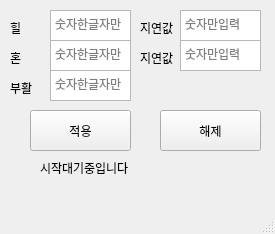
<?xml version="1.0" encoding="UTF-8"?>
<ui version="4.0">
 <class>MainWindow</class>
 <widget class="QMainWindow" name="MainWindow">
  <property name="geometry">
   <rect>
    <x>0</x>
    <y>0</y>
    <width>275</width>
    <height>234</height>
   </rect>
  </property>
  <property name="windowTitle">
   <string>MainWindow</string>
  </property>
  <widget class="QWidget" name="centralwidget">
   <widget class="QLabel" name="label">
    <property name="geometry">
     <rect>
      <x>10</x>
      <y>20</y>
      <width>31</width>
      <height>16</height>
     </rect>
    </property>
    <property name="text">
     <string>힐</string>
    </property>
   </widget>
   <widget class="QTextEdit" name="hEdit">
    <property name="geometry">
     <rect>
      <x>50</x>
      <y>10</y>
      <width>81</width>
      <height>31</height>
     </rect>
    </property>
    <property name="placeholderText">
     <string>숫자한글자만</string>
    </property>
   </widget>
   <widget class="QTextEdit" name="h2Edit">
    <property name="geometry">
     <rect>
      <x>50</x>
      <y>40</y>
      <width>81</width>
      <height>31</height>
     </rect>
    </property>
    <property name="placeholderText">
     <string>숫자한글자만</string>
    </property>
   </widget>
   <widget class="QLabel" name="label_2">
    <property name="geometry">
     <rect>
      <x>10</x>
      <y>50</y>
      <width>31</width>
      <height>16</height>
     </rect>
    </property>
    <property name="text">
     <string>혼</string>
    </property>
   </widget>
   <widget class="QLabel" name="label_3">
    <property name="geometry">
     <rect>
      <x>140</x>
      <y>20</y>
      <width>41</width>
      <height>16</height>
     </rect>
    </property>
    <property name="text">
     <string>지연값</string>
    </property>
   </widget>
   <widget class="QTextEdit" name="hEdit_d">
    <property name="geometry">
     <rect>
      <x>180</x>
      <y>10</y>
      <width>81</width>
      <height>31</height>
     </rect>
    </property>
    <property name="placeholderText">
     <string>숫자만입력</string>
    </property>
   </widget>
   <widget class="QLabel" name="label_4">
    <property name="geometry">
     <rect>
      <x>140</x>
      <y>50</y>
      <width>41</width>
      <height>16</height>
     </rect>
    </property>
    <property name="text">
     <string>지연값</string>
    </property>
   </widget>
   <widget class="QTextEdit" name="hEdit_d2">
    <property name="geometry">
     <rect>
      <x>180</x>
      <y>40</y>
      <width>81</width>
      <height>31</height>
     </rect>
    </property>
    <property name="placeholderText">
     <string>숫자만입력</string>
    </property>
   </widget>
   <widget class="QPushButton" name="startBtn">
    <property name="geometry">
     <rect>
      <x>30</x>
      <y>110</y>
      <width>101</width>
      <height>41</height>
     </rect>
    </property>
    <property name="text">
     <string>적용</string>
    </property>
   </widget>
   <widget class="QPushButton" name="endBtn">
    <property name="geometry">
     <rect>
      <x>160</x>
      <y>110</y>
      <width>101</width>
      <height>41</height>
     </rect>
    </property>
    <property name="text">
     <string>해제</string>
    </property>
   </widget>
   <widget class="QLabel" name="labelStat">
    <property name="geometry">
     <rect>
      <x>40</x>
      <y>160</y>
      <width>221</width>
      <height>16</height>
     </rect>
    </property>
    <property name="text">
     <string>시작대기중입니다</string>
    </property>
   </widget>
   <widget class="QTextEdit" name="h3Edit">
    <property name="geometry">
     <rect>
      <x>50</x>
      <y>70</y>
      <width>81</width>
      <height>31</height>
     </rect>
    </property>
    <property name="placeholderText">
     <string>숫자한글자만</string>
    </property>
   </widget>
   <widget class="QLabel" name="label_5">
    <property name="geometry">
     <rect>
      <x>10</x>
      <y>80</y>
      <width>31</width>
      <height>16</height>
     </rect>
    </property>
    <property name="text">
     <string>부활</string>
    </property>
   </widget>
  </widget>
  <widget class="QMenuBar" name="menubar">
   <property name="geometry">
    <rect>
     <x>0</x>
     <y>0</y>
     <width>275</width>
     <height>33</height>
    </rect>
   </property>
  </widget>
  <widget class="QStatusBar" name="statusbar"/>
 </widget>
 <resources/>
 <connections/>
</ui>
